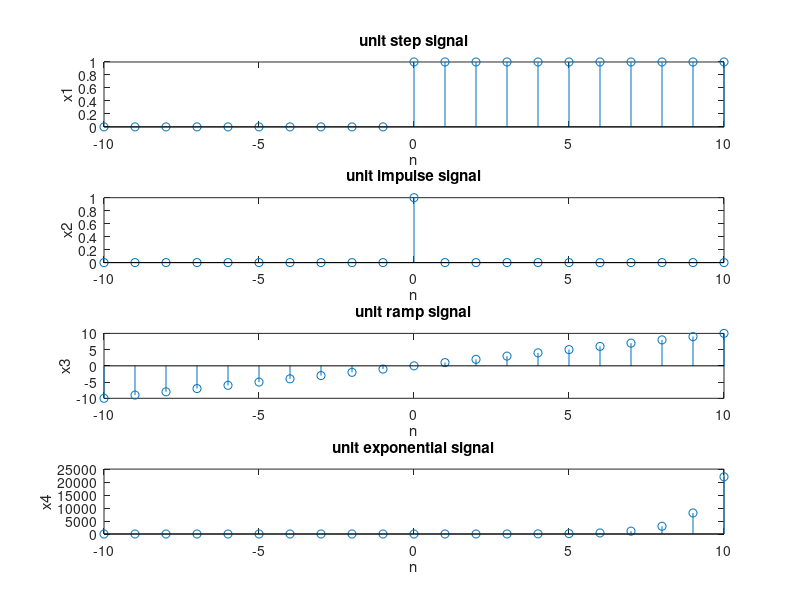

Source code (MATLAB):
%generate discrete standard signals.
clear all;
close all;
clc;
n=-10:1:10;
%generating unit step signal..
x1=[];
for i=1:length(n)
    if n(i)<0
        x1(i)=0
    else 
        x1(i)=1
    end
end
subplot(4,1,1);
stem(n,x1);
xlabel('n');
ylabel('x1');
title('unit step signal')
%generating unit impulse signal
x2=[];
for i=1:length(n)
    if n(i)==0
        x2(i)=1
    else 
        x2(i)=0
    end
end
subplot(4,1,2);
stem(n,x2);
xlabel('n');
ylabel('x2');
title('unit impulse signal')
%generating unit ramp signal
x3=[];
for i=1:length(n)
 x3(i)=n(i);
end
subplot(4,1,3);
stem(n,x3);
xlabel('n');
ylabel('x3');
title('unit ramp signal')
%generating unit exponential  signal
x4=[];
for i=1:length(n)
   x4(i)=exp(n(i));
end
subplot(4,1,4);
stem(n,x4);
xlabel('n');
ylabel('x4');
title('unit exponential signal')

    